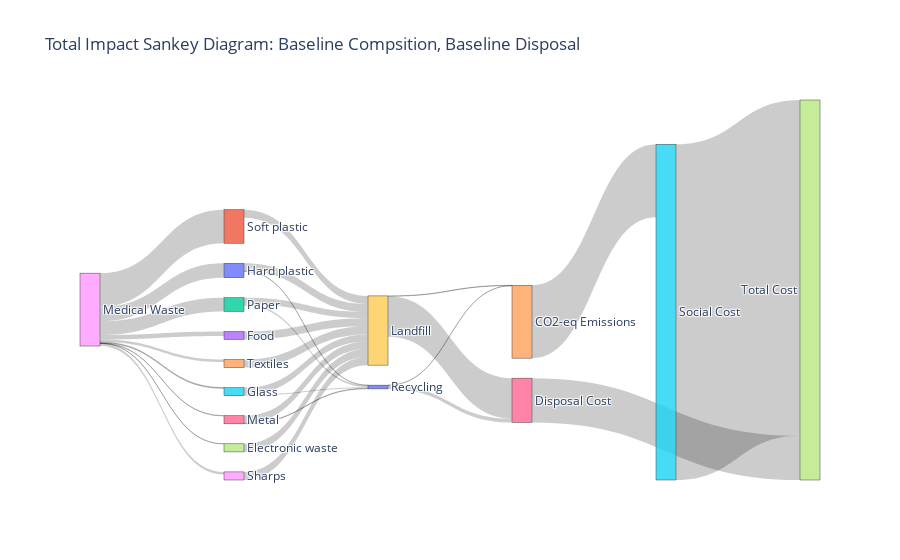
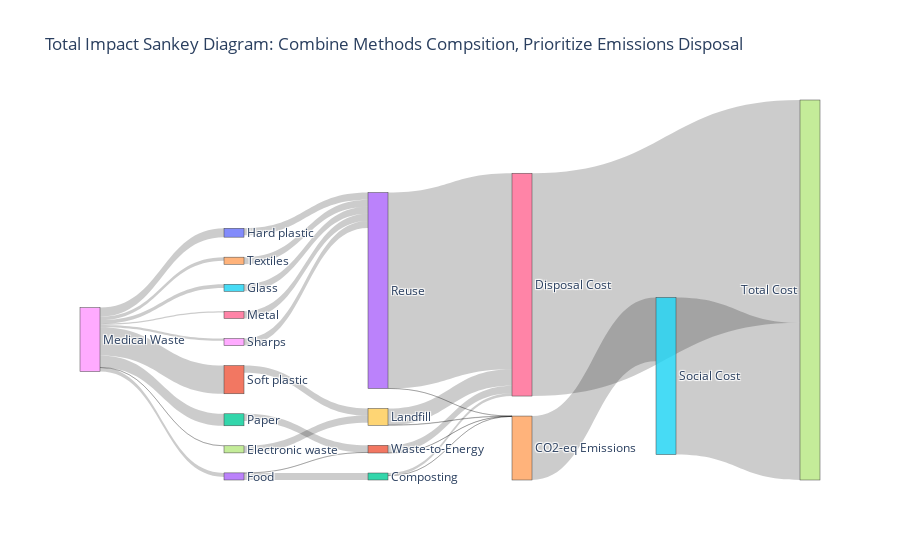
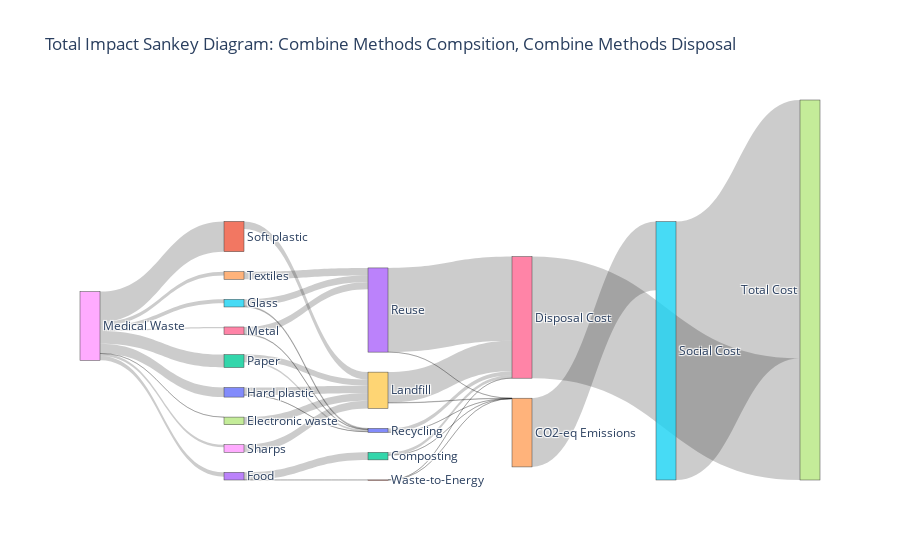

The cell these charts' notebook holds for them, in order:
### Code cell
graph_pairs = [(0, 0), (3, 5), (3, 4)]
for pair in graph_pairs:
    waste_method_labels, waste_composition_labels
    title = 'Total Impact Sankey Diagram:\n' + waste_composition_labels[pair[0]] + ' Compsition, ' + waste_method_labels[pair[1]] + " Disposal"
    print(title)
    plot_sankey(waste_compositions[pair[0]], waste_methods[pair[1]], impact_co2_total_20, impact_cost, title)

### Figure 1 — Plotly figure (JSON) as saved in the notebook; plotly's stock layout.template omitted (floating-point values rounded to 4 significant figures)
{"data": [{"arrangement": "snap", "link": {"source": [18, 18, 18, 18, 18, 18, 18, 18, 18, 0, 1, 2, 3, 4, 5, 6, 7, 8, 0, 2, 5, 6, 9, 10, 14, 9, 10, 15, 16], "target": [0, 1, 2, 3, 4, 5, 6, 7, 8, 9, 9, 9, 9, 9, 9, 9, 9, 9, 10, 10, 10, 10, 14, 14, 15, 16, 16, 17, 17], "value": [19.91, 46.08, 18.78, 6.308, 3.56, 1.206, 0.4022, 0.1247, 3.626, 10.9, 11.11, 8.592, 11.11, 11.11, 9.683, 10.31, 11.11, 11.11, 0.2143, 2.519, 1.428, 0.7982, 0.5164, 0.009877, 100.0, 55.65, 5.116, 460.7, 60.76]}, "node": {"label": ["Hard plastic", "Soft plastic", "Paper", "Food", "Textiles", "Glass", "Metal", "Electronic waste", "Sharps", "Landfill", "Recycling", "Waste-to-Energy", "Composting", "Reuse", "CO2-eq Emissions", "Social Cost", "Disposal Cost", "Total Cost", "Medical Waste"]}, "type": "sankey"}], "layout": {"title": {"text": "Total Impact Sankey Diagram:\nBaseline Compsition, Baseline Disposal"}}}

### Figure 2 — Plotly figure (JSON) as saved in the notebook; plotly's stock layout.template omitted (floating-point values rounded to 4 significant figures)
{"data": [{"arrangement": "snap", "link": {"source": [18, 18, 18, 18, 18, 18, 18, 18, 18, 1, 7, 2, 3, 3, 0, 4, 5, 6, 8, 9, 11, 12, 13, 14, 9, 11, 12, 13, 15, 16], "target": [0, 1, 2, 3, 4, 5, 6, 7, 8, 9, 9, 11, 11, 12, 13, 13, 13, 13, 13, 14, 14, 14, 14, 15, 16, 16, 16, 16, 17, 17], "value": [13.93, 44.08, 18.79, 6.308, 5.56, 5.685, 1.895, 0.1247, 3.626, 11.11, 11.11, 11.11, 0.1661, 10.95, 11.11, 11.11, 11.11, 11.11, 11.11, 0.4497, 0.04751, 0.004181, 0.02496, 100.0, 25.85, 12.02, 4.196, 306.3, 245.8, 348.4]}, "node": {"label": ["Hard plastic", "Soft plastic", "Paper", "Food", "Textiles", "Glass", "Metal", "Electronic waste", "Sharps", "Landfill", "Recycling", "Waste-to-Energy", "Composting", "Reuse", "CO2-eq Emissions", "Social Cost", "Disposal Cost", "Total Cost", "Medical Waste"]}, "type": "sankey"}], "layout": {"title": {"text": "Total Impact Sankey Diagram:\nCombine Methods Compsition, Prioritize Emissions Disposal"}}}

### Figure 3 — Plotly figure (JSON) as saved in the notebook; plotly's stock layout.template omitted (floating-point values rounded to 4 significant figures)
{"data": [{"arrangement": "snap", "link": {"source": [18, 18, 18, 18, 18, 18, 18, 18, 18, 0, 1, 2, 7, 8, 0, 2, 5, 6, 3, 3, 4, 5, 6, 9, 10, 11, 12, 13, 14, 9, 10, 11, 12, 13, 15, 16], "target": [0, 1, 2, 3, 4, 5, 6, 7, 8, 9, 9, 9, 9, 9, 10, 10, 10, 10, 11, 12, 13, 13, 13, 14, 14, 14, 14, 14, 15, 16, 16, 16, 16, 16, 17, 17], "value": [13.93, 44.08, 18.79, 6.308, 5.56, 5.685, 1.895, 0.1247, 3.626, 10.9, 11.11, 8.592, 11.11, 11.11, 0.2143, 2.519, 1.428, 0.7982, 0.1661, 10.95, 11.11, 9.683, 10.31, 0.5055, 0.01192, 0.0001551, 0.002734, 0.005984, 100.0, 44.45, 5.718, 0.06004, 4.196, 122.5, 376.0, 176.9]}, "node": {"label": ["Hard plastic", "Soft plastic", "Paper", "Food", "Textiles", "Glass", "Metal", "Electronic waste", "Sharps", "Landfill", "Recycling", "Waste-to-Energy", "Composting", "Reuse", "CO2-eq Emissions", "Social Cost", "Disposal Cost", "Total Cost", "Medical Waste"]}, "type": "sankey"}], "layout": {"title": {"text": "Total Impact Sankey Diagram:\nCombine Methods Compsition, Combine Methods Disposal"}}}
